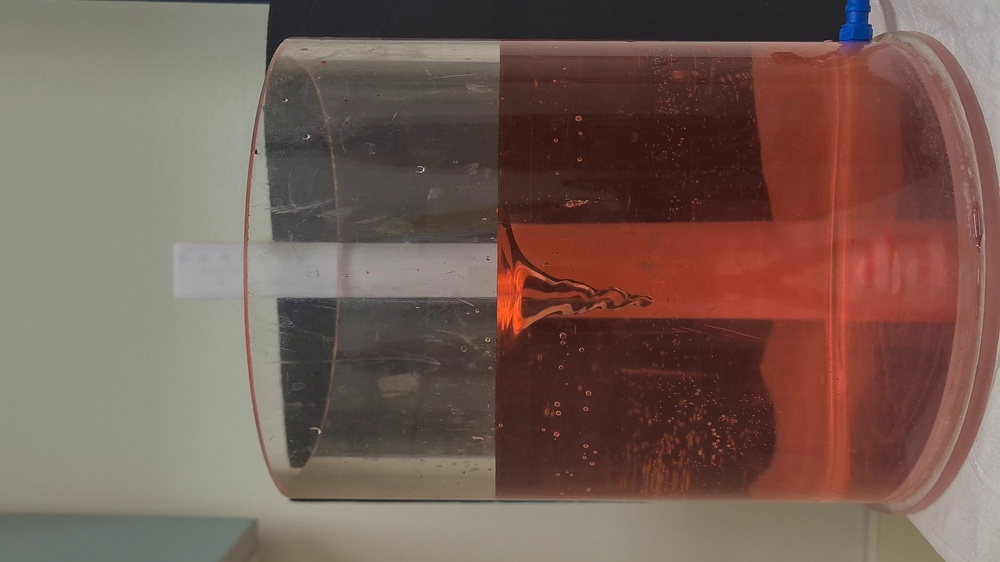
#> input picture Frame_800.jpg, 1000 x 562 px, shrunk from 3840 x 2160 before the run; its folder holds only this picture in this run
$ python -i utils.py   (imports and definitions only)
#> lines starting #> are read from the running program, lines starting #| are printed output that depends on the picture; after the words box and inside, x2 and y2 are one past the last pixel; in counts of white or black regions, pixels touching at a corner belong together
#> further down, picture is the input picture: shape (562, 1000, 3); mean B, G, R 84.3, 93.7, 117.2
import cv2
import numpy as np


# [16 lines left out: function average_images, not called in this run]


def create_diff_image(frame, thresh_value = 5):
    # corrected = crop_image(frame)
#> called with thresh_value = 5
    corrected = frame
    gray = cv2.cvtColor(corrected, cv2.COLOR_BGR2GRAY)
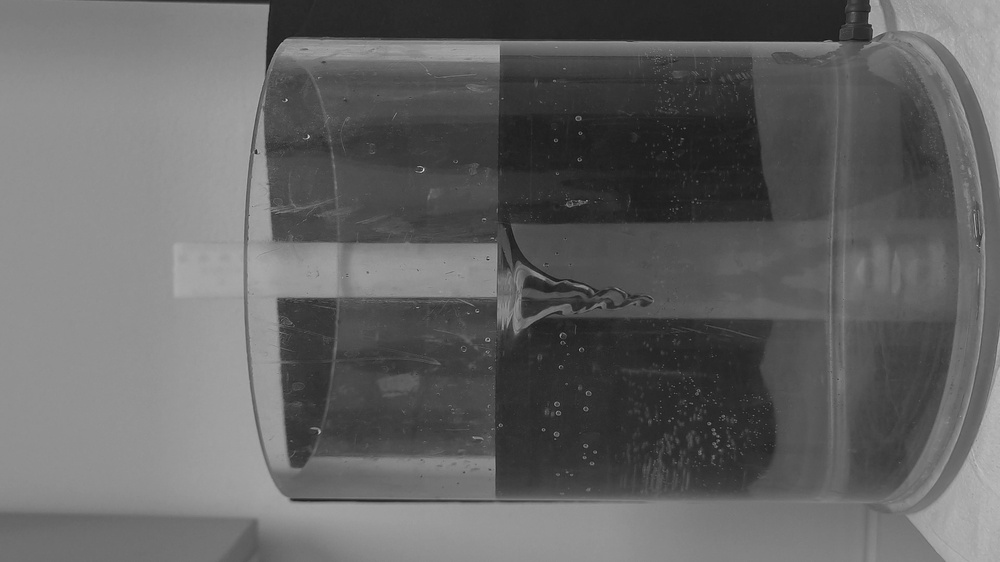
#> gray: shape (562, 1000); min 19, max 238, mean 99.6
    diff = cv2.absdiff(gray[:, 1:], gray[:, :-1])
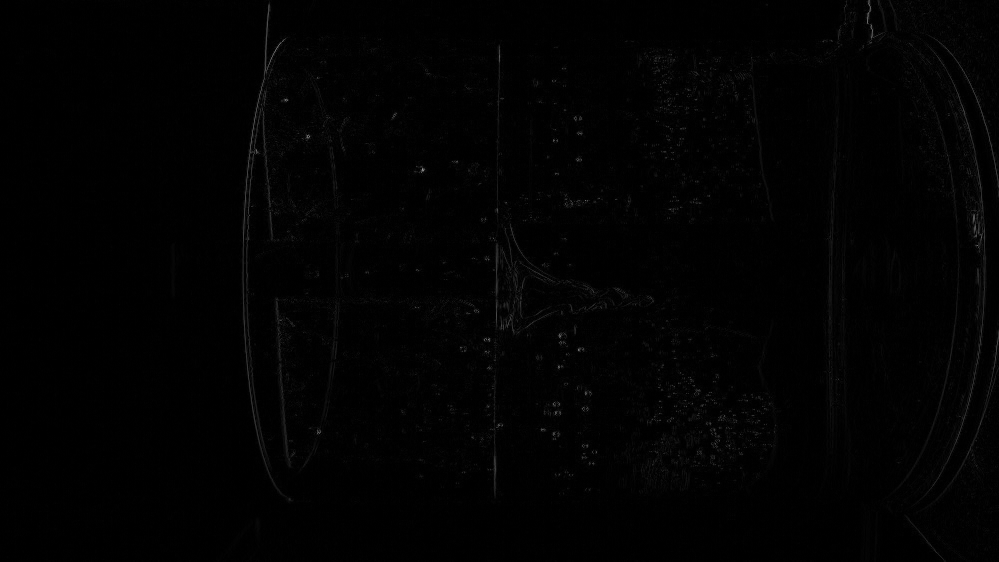
#> diff: shape (562, 999); min 0, max 151, mean 2
    _, binary = cv2.threshold(diff, thresh_value, 200, cv2.THRESH_BINARY)
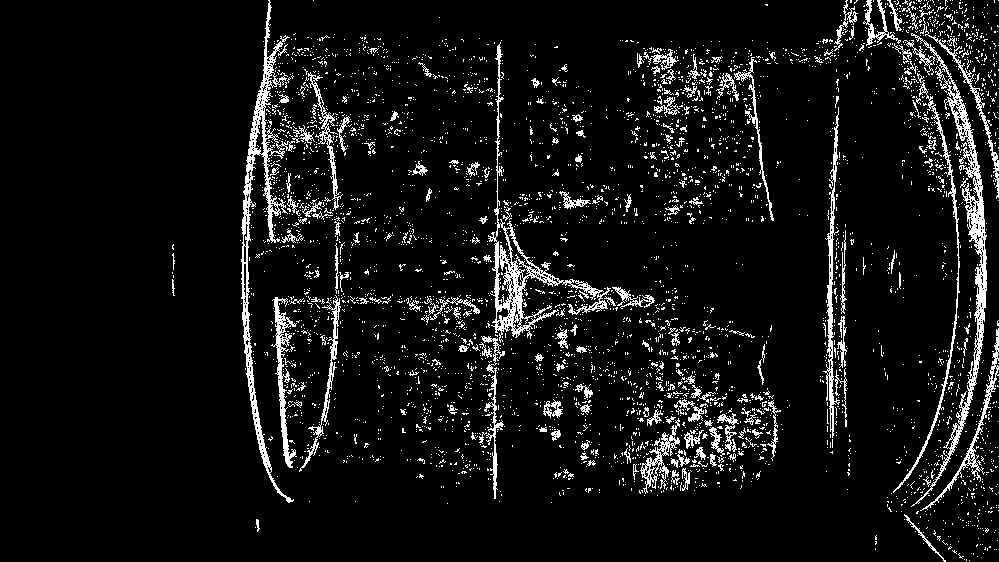
#> binary: shape (562, 999); values 0 (black) and 200 (white), 7.3% white in thin lines or dots, all inside (x1, y1, x2, y2) = (172, 0, 999, 562)
    denoised = binary
    # denoised = cv2.medianBlur(binary, 5)
    # denoised = cv2.GaussianBlur(denoised, (5, 5), 0)
    # denoised = cv2.bilateralFilter(denoised, 9, 75, 75)

    global COUNTER
    # if COUNTER % 50 == 0:
#> (the run stopped early here; a loop or call above may not have finished)
